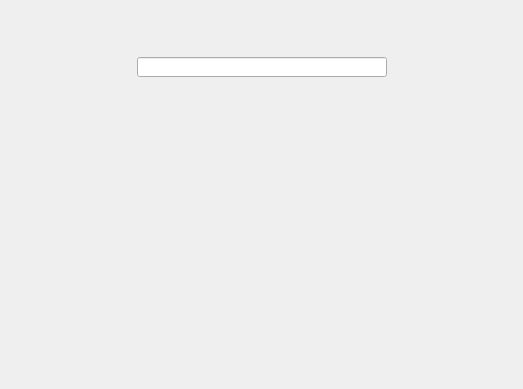
<?xml version="1.0" encoding="UTF-8"?>
<ui version="4.0">
 <class>QrenCodeTool</class>
 <widget class="QWidget" name="QrenCodeTool">
  <property name="geometry">
   <rect>
    <x>0</x>
    <y>0</y>
    <width>523</width>
    <height>389</height>
   </rect>
  </property>
  <property name="windowTitle">
   <string>Form</string>
  </property>
  <layout class="QHBoxLayout" name="horizontalLayout">
   <item>
    <spacer name="horizontalSpacer">
     <property name="orientation">
      <enum>Qt::Horizontal</enum>
     </property>
     <property name="sizeHint" stdset="0">
      <size>
       <width>133</width>
       <height>20</height>
      </size>
     </property>
    </spacer>
   </item>
   <item>
    <layout class="QVBoxLayout" name="verticalLayout">
     <item>
      <spacer name="verticalSpacer">
       <property name="orientation">
        <enum>Qt::Vertical</enum>
       </property>
       <property name="sizeHint" stdset="0">
        <size>
         <width>20</width>
         <height>40</height>
        </size>
       </property>
      </spacer>
     </item>
     <item>
      <layout class="QVBoxLayout" name="ToolLayout">
       <property name="spacing">
        <number>5</number>
       </property>
       <property name="leftMargin">
        <number>10</number>
       </property>
       <property name="topMargin">
        <number>10</number>
       </property>
       <property name="rightMargin">
        <number>10</number>
       </property>
       <property name="bottomMargin">
        <number>10</number>
       </property>
       <item>
        <widget class="QLineEdit" name="QrenCodeEdit">
         <property name="minimumSize">
          <size>
           <width>250</width>
           <height>20</height>
          </size>
         </property>
         <property name="maximumSize">
          <size>
           <width>250</width>
           <height>16777215</height>
          </size>
         </property>
         <property name="alignment">
          <set>Qt::AlignCenter</set>
         </property>
        </widget>
       </item>
       <item>
        <widget class="QLabel" name="QrenCodeLabel">
         <property name="minimumSize">
          <size>
           <width>250</width>
           <height>250</height>
          </size>
         </property>
         <property name="maximumSize">
          <size>
           <width>250</width>
           <height>250</height>
          </size>
         </property>
         <property name="text">
          <string/>
         </property>
        </widget>
       </item>
      </layout>
     </item>
     <item>
      <spacer name="verticalSpacer_2">
       <property name="orientation">
        <enum>Qt::Vertical</enum>
       </property>
       <property name="sizeHint" stdset="0">
        <size>
         <width>20</width>
         <height>40</height>
        </size>
       </property>
      </spacer>
     </item>
    </layout>
   </item>
   <item>
    <spacer name="horizontalSpacer_2">
     <property name="orientation">
      <enum>Qt::Horizontal</enum>
     </property>
     <property name="sizeHint" stdset="0">
      <size>
       <width>132</width>
       <height>20</height>
      </size>
     </property>
    </spacer>
   </item>
  </layout>
 </widget>
 <resources/>
 <connections/>
</ui>
